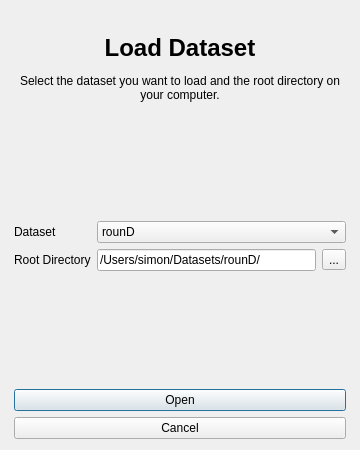
<?xml version="1.0" encoding="UTF-8"?>
<ui version="4.0">
 <class>LoadDatasetDialog</class>
 <widget class="QDialog" name="LoadDatasetDialog">
  <property name="windowModality">
   <enum>Qt::WindowModal</enum>
  </property>
  <property name="geometry">
   <rect>
    <x>0</x>
    <y>0</y>
    <width>360</width>
    <height>450</height>
   </rect>
  </property>
  <property name="windowTitle">
   <string>Load Dataset</string>
  </property>
  <property name="modal">
   <bool>true</bool>
  </property>
  <layout class="QVBoxLayout" name="verticalLayout" stretch="0,1,0">
   <property name="leftMargin">
    <number>14</number>
   </property>
   <property name="topMargin">
    <number>14</number>
   </property>
   <property name="rightMargin">
    <number>14</number>
   </property>
   <item>
    <widget class="QLabel" name="label">
     <property name="text">
      <string>&lt;html&gt;&lt;head/&gt;&lt;body&gt;&lt;p align=&quot;center&quot;&gt;&lt;img src=&quot;:/resources/logo.png&quot;/&gt;&lt;/p&gt;&lt;/body&gt;&lt;/html&gt;</string>
     </property>
    </widget>
   </item>
   <item>
    <widget class="QWidget" name="widget" native="true">
     <layout class="QVBoxLayout" name="verticalLayout_2" stretch="0,1">
      <property name="leftMargin">
       <number>0</number>
      </property>
      <property name="topMargin">
       <number>0</number>
      </property>
      <property name="rightMargin">
       <number>0</number>
      </property>
      <property name="bottomMargin">
       <number>0</number>
      </property>
      <item>
       <widget class="QLabel" name="lbl_description">
        <property name="text">
         <string>&lt;html&gt;&lt;head/&gt;&lt;body&gt;&lt;p align=&quot;center&quot;&gt;&lt;span style=&quot; font-size:18pt; font-weight:600;&quot;&gt;Load Dataset&lt;/span&gt;&lt;/p&gt;&lt;p align=&quot;center&quot;&gt;Select the dataset you want to load and the root directory on your computer.&lt;/p&gt;&lt;/body&gt;&lt;/html&gt;</string>
        </property>
        <property name="wordWrap">
         <bool>true</bool>
        </property>
       </widget>
      </item>
      <item>
       <widget class="QWidget" name="widget_form" native="true">
        <layout class="QFormLayout" name="formLayout_2">
         <property name="fieldGrowthPolicy">
          <enum>QFormLayout::AllNonFixedFieldsGrow</enum>
         </property>
         <property name="labelAlignment">
          <set>Qt::AlignLeading|Qt::AlignLeft|Qt::AlignVCenter</set>
         </property>
         <property name="formAlignment">
          <set>Qt::AlignCenter</set>
         </property>
         <property name="leftMargin">
          <number>0</number>
         </property>
         <property name="rightMargin">
          <number>0</number>
         </property>
         <item row="0" column="0">
          <widget class="QLabel" name="lbl_dataset">
           <property name="text">
            <string>Dataset</string>
           </property>
          </widget>
         </item>
         <item row="0" column="1">
          <widget class="QComboBox" name="combo_dataset">
           <property name="currentText">
            <string>rounD</string>
           </property>
           <property name="currentIndex">
            <number>1</number>
           </property>
           <item>
            <property name="text">
             <string>inD</string>
            </property>
           </item>
           <item>
            <property name="text">
             <string>rounD</string>
            </property>
           </item>
          </widget>
         </item>
         <item row="1" column="0">
          <widget class="QLabel" name="lbl_root">
           <property name="text">
            <string>Root Directory</string>
           </property>
          </widget>
         </item>
         <item row="1" column="1">
          <widget class="QWidget" name="widget_browse" native="true">
           <layout class="QHBoxLayout" name="horizontalLayout">
            <property name="leftMargin">
             <number>0</number>
            </property>
            <property name="topMargin">
             <number>0</number>
            </property>
            <property name="rightMargin">
             <number>0</number>
            </property>
            <property name="bottomMargin">
             <number>0</number>
            </property>
            <item>
             <widget class="QLineEdit" name="edit_browse">
              <property name="text">
               <string>/Users/simon/Datasets/rounD/</string>
              </property>
              <property name="placeholderText">
               <string>Dataset Directory</string>
              </property>
             </widget>
            </item>
            <item>
             <widget class="QToolButton" name="btn_browse">
              <property name="text">
               <string>...</string>
              </property>
              <property name="icon">
               <iconset resource="../resources/resources.qrc">
                <normaloff>:/resources/icons/folder.svg</normaloff>:/resources/icons/folder.svg</iconset>
              </property>
              <property name="iconSize">
               <size>
                <width>24</width>
                <height>24</height>
               </size>
              </property>
              <property name="checkable">
               <bool>false</bool>
              </property>
             </widget>
            </item>
           </layout>
          </widget>
         </item>
        </layout>
       </widget>
      </item>
     </layout>
    </widget>
   </item>
   <item>
    <widget class="QDialogButtonBox" name="btn_dialog">
     <property name="sizePolicy">
      <sizepolicy hsizetype="Expanding" vsizetype="Expanding">
       <horstretch>0</horstretch>
       <verstretch>0</verstretch>
      </sizepolicy>
     </property>
     <property name="orientation">
      <enum>Qt::Vertical</enum>
     </property>
     <property name="standardButtons">
      <set>QDialogButtonBox::Cancel|QDialogButtonBox::Open</set>
     </property>
     <property name="centerButtons">
      <bool>false</bool>
     </property>
    </widget>
   </item>
  </layout>
 </widget>
 <resources>
  <include location="../resources/resources.qrc"/>
 </resources>
 <connections/>
</ui>
